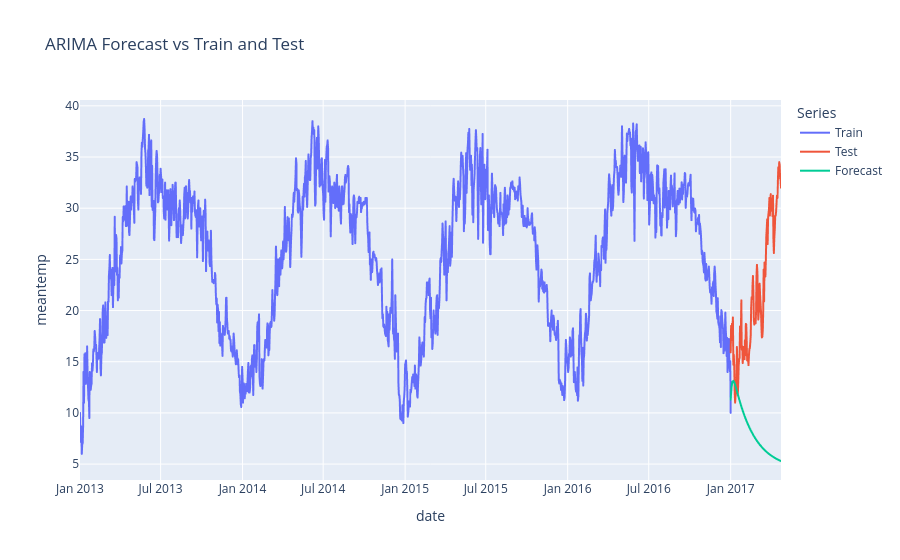

The code cell stored with this chart in its notebook:
### Code cell
df_train["date"] = pd.to_datetime(df_train["date"])
df_test["date"] = pd.to_datetime(df_test["date"])

# Align forecast to test dates
forecast_series = pd.Series(forecast_arima.values, index=df_test["date"], name="Forecast")

# Build long-form dataframe for px.line
plot_df = pd.concat([
    df_train[["date", "meantemp"]].assign(Series="Train"),
    df_test[["date", "meantemp"]].assign(Series="Test"),
    forecast_series.reset_index().rename(columns={"index": "date", "Forecast": "meantemp"}).assign(Series="Forecast")
], ignore_index=True)

fig = px.line(
    plot_df,
    x="date",
    y="meantemp",
    color="Series",
    title="ARIMA Forecast vs Train and Test"
)
fig.show()
